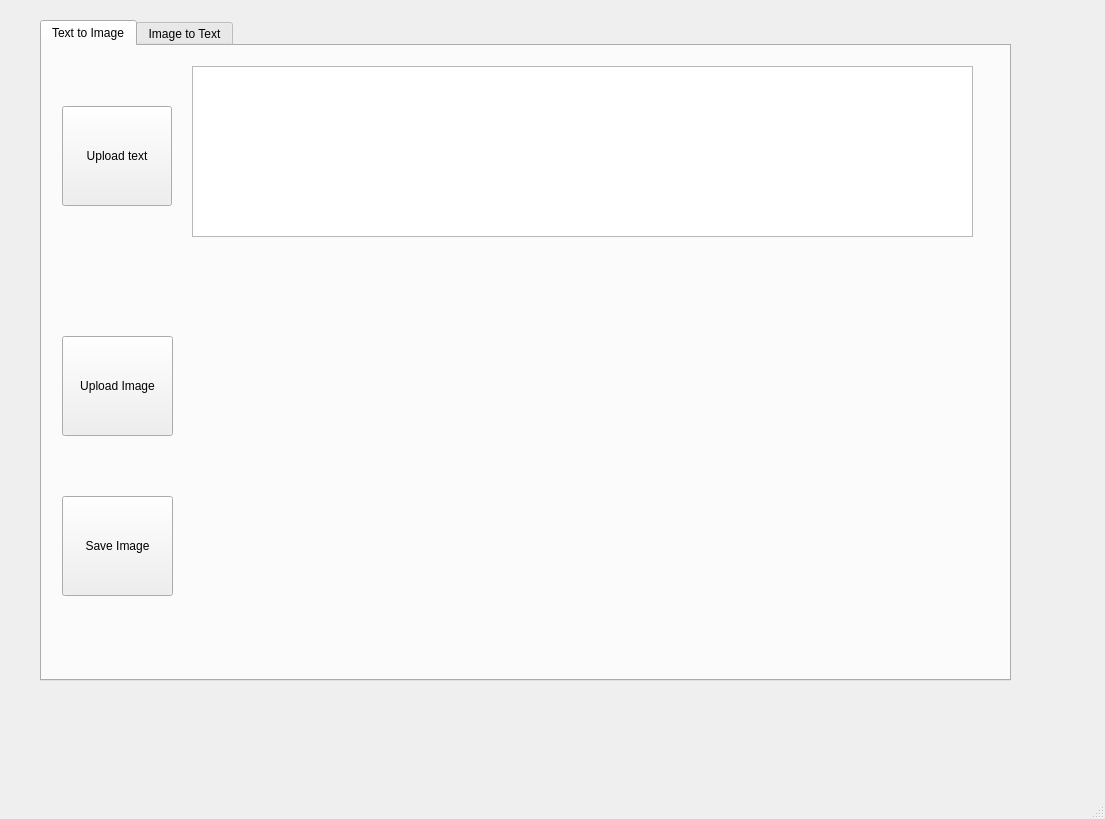
<?xml version="1.0" encoding="UTF-8"?>
<ui version="4.0">
 <class>MainWindow</class>
 <widget class="QMainWindow" name="MainWindow">
  <property name="geometry">
   <rect>
    <x>0</x>
    <y>0</y>
    <width>1105</width>
    <height>819</height>
   </rect>
  </property>
  <property name="windowTitle">
   <string>MainWindow</string>
  </property>
  <widget class="QWidget" name="centralwidget">
   <widget class="QTabWidget" name="tabWidget">
    <property name="geometry">
     <rect>
      <x>40</x>
      <y>20</y>
      <width>971</width>
      <height>661</height>
     </rect>
    </property>
    <property name="currentIndex">
     <number>0</number>
    </property>
    <widget class="QWidget" name="tab">
     <attribute name="title">
      <string>Text to Image</string>
     </attribute>
     <widget class="QPlainTextEdit" name="plainTextEdit">
      <property name="geometry">
       <rect>
        <x>150</x>
        <y>20</y>
        <width>781</width>
        <height>171</height>
       </rect>
      </property>
     </widget>
     <widget class="QPushButton" name="outsideText">
      <property name="geometry">
       <rect>
        <x>20</x>
        <y>60</y>
        <width>110</width>
        <height>100</height>
       </rect>
      </property>
      <property name="text">
       <string>Upload text</string>
      </property>
     </widget>
     <widget class="QPushButton" name="outsideImage">
      <property name="geometry">
       <rect>
        <x>20</x>
        <y>290</y>
        <width>111</width>
        <height>100</height>
       </rect>
      </property>
      <property name="text">
       <string>Upload Image</string>
      </property>
     </widget>
     <widget class="QPushButton" name="saveImage">
      <property name="geometry">
       <rect>
        <x>20</x>
        <y>450</y>
        <width>111</width>
        <height>100</height>
       </rect>
      </property>
      <property name="text">
       <string>Save Image</string>
      </property>
     </widget>
     <widget class="QLabel" name="userImage">
      <property name="geometry">
       <rect>
        <x>170</x>
        <y>290</y>
        <width>300</width>
        <height>260</height>
       </rect>
      </property>
      <property name="text">
       <string/>
      </property>
     </widget>
     <widget class="QLabel" name="resultImage">
      <property name="geometry">
       <rect>
        <x>570</x>
        <y>280</y>
        <width>300</width>
        <height>260</height>
       </rect>
      </property>
      <property name="text">
       <string/>
      </property>
     </widget>
    </widget>
    <widget class="QWidget" name="tab_2">
     <attribute name="title">
      <string>Image to Text</string>
     </attribute>
    </widget>
   </widget>
  </widget>
  <widget class="QMenuBar" name="menubar">
   <property name="geometry">
    <rect>
     <x>0</x>
     <y>0</y>
     <width>1105</width>
     <height>26</height>
    </rect>
   </property>
  </widget>
  <widget class="QStatusBar" name="statusbar"/>
 </widget>
 <resources/>
 <connections/>
</ui>
